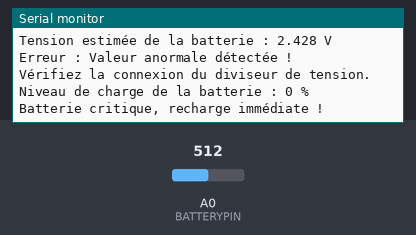
A sketch run on a simulated Arduino Uno, built with avr-gcc and run on an emulated ATmega328P. Shown: the last lines printed to the serial monitor. The test bench sets the inputs (shaded band); at power-on: A0 (BATTERYPIN) = 512.

Above: at 5.8 s.
5.9 s: A0 (BATTERYPIN) set to 716
At 10.6 s:
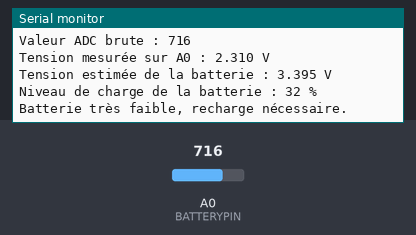
16.5 s: A0 (BATTERYPIN) set to 750
At 20.4 s:
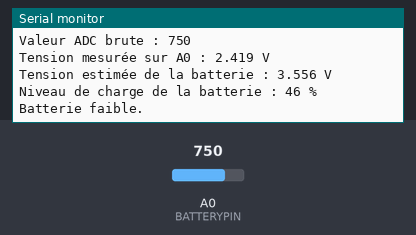
Timing chart, 0 to 21.9 s (numbered marks = the images above; inputs shaded):
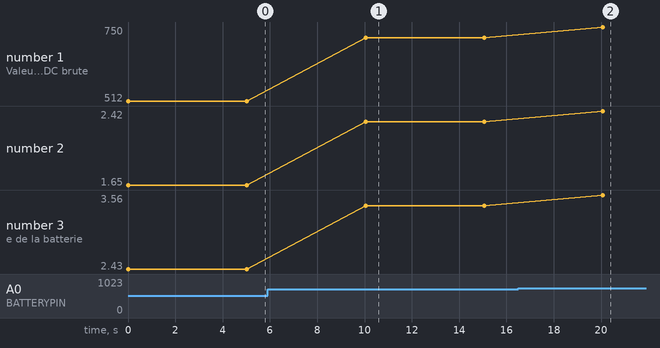

Measured:
- the behaviour switches between 733 and 734 on A0 (BATTERYPIN) (found by bisection; images 1 and 2)
- after the input at 5.9 s, the serial monitor: prints a new line after 4.1 s (image 1)
- after the input at 16.5 s, the serial monitor: prints a new line after 3.6 s (image 2)
- plotted number 1: 512 → 716 after the input at 5.9 s, 716 → 750 after the input at 16.5 s
- plotted number 2: 1.65 → 2.31 after the input at 5.9 s, 2.31 → 2.42 after the input at 16.5 s
- plotted number 3: 2.43 → 3.4 after the input at 5.9 s, 3.4 → 3.56 after the input at 16.5 s

The sketch:

batterie.ino
```cpp
#define BATTERYPIN A0  // Broche utilisée pour mesurer la tension de la batterie

// Facteur de conversion basé sur le diviseur de tension 147kOhm/100kOhm
#define DIVISEUR_RATIO 1.47

// Plage de tension de la batterie Li-ion
#define VBAT_MAX 4.2  // Tension pleine charge
#define VBAT_MIN 3.0  // Tension critique, en dessous danger pour la batterie

void setup() {
    Serial.begin(115200);
    while (!Serial);

}

void loop() {
    // Lecture de la tension brute (0 à 1023)
    int valeurA0 = analogRead(BATTERYPIN);

    // Vérification si la valeur de l'ADC est dans une plage correcte
    if (valeurA0 < 0 || valeurA0 > 1023) {
        Serial.println("Erreur : Valeur ADC hors limites !");
    }

    Serial.println("--------------------------------------");
    Serial.print("Valeur ADC brute : ");
    Serial.println(valeurA0);

    // Conversion en tension mesurée sur A0
    float vA0 = (valeurA0 / 1023.0) * 3.3;
    Serial.print("Tension mesurée sur A0 : ");
    Serial.print(vA0, 3);
    Serial.println(" V");

    // Calcul de la tension réelle de la batterie
    float vBat = vA0 * DIVISEUR_RATIO;
    Serial.print("Tension estimée de la batterie : ");
    Serial.print(vBat, 3);
    Serial.println(" V");

    // Vérification des valeurs aberrantes après conversion
    if (vBat > 4.5 || vBat < 2.5) {
        Serial.println("Erreur : Valeur anormale détectée !");
        Serial.println("Vérifiez la connexion du diviseur de tension.");
    }

    // Calcul du pourcentage de charge
    int minValue = (int)((1023 * VBAT_MIN) / 3.3);
    int maxValue = (int)((1023 * VBAT_MAX) / 3.3);
    int PourcentageBatterie;

    if (vBat >= VBAT_MAX) {
        PourcentageBatterie = 100;
    } else if (vBat <= VBAT_MIN) {
        PourcentageBatterie = 0;
    } else {
        PourcentageBatterie = (int)(((float)(vBat - VBAT_MIN) / (VBAT_MAX - VBAT_MIN)) * 100);
    }


    // Protection contre valeurs hors limites
    if (PourcentageBatterie > 100) PourcentageBatterie = 100;
    else if (PourcentageBatterie < 0) PourcentageBatterie = 0;

    Serial.print("Niveau de charge de la batterie : ");
    Serial.print(PourcentageBatterie);
    Serial.println(" %");

    // Affichage des messages d'état de la batterie
    if (PourcentageBatterie == 100) {
        Serial.println("Batterie pleine.");
    } else if (PourcentageBatterie >= 80) {
        Serial.println("Batterie bien chargée.");
    } else if (PourcentageBatterie >= 60) {
        Serial.println("Batterie moyenne, recharge bientôt.");
    } else if (PourcentageBatterie >= 40) {
        Serial.println("Batterie faible.");
    } else if (PourcentageBatterie >= 20) {
        Serial.println("Batterie très faible, recharge nécessaire.");
    } else {
        Serial.println("Batterie critique, recharge immédiate !");
    }

    delay(5000);  // Pause de 5 secondes
}
```
